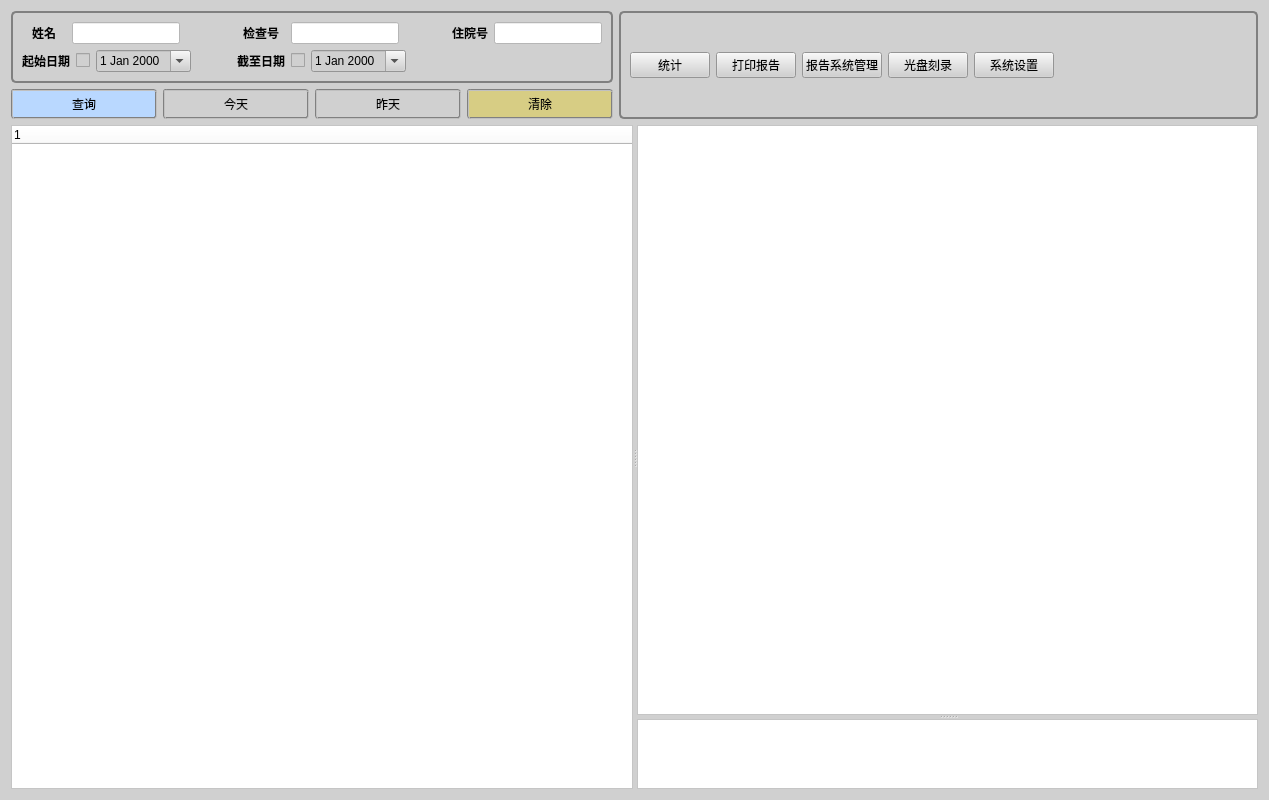
<?xml version="1.0" encoding="UTF-8"?>
<ui version="4.0">
 <class>Check</class>
 <widget class="QWidget" name="Check">
  <property name="geometry">
   <rect>
    <x>0</x>
    <y>0</y>
    <width>1269</width>
    <height>800</height>
   </rect>
  </property>
  <property name="sizePolicy">
   <sizepolicy hsizetype="Minimum" vsizetype="Minimum">
    <horstretch>0</horstretch>
    <verstretch>0</verstretch>
   </sizepolicy>
  </property>
  <property name="minimumSize">
   <size>
    <width>0</width>
    <height>0</height>
   </size>
  </property>
  <property name="font">
   <font>
    <family>微软雅黑</family>
    <pointsize>9</pointsize>
   </font>
  </property>
  <property name="windowTitle">
   <string>Form</string>
  </property>
  <property name="styleSheet">
   <string notr="true">background-color: rgb(208, 208, 208);
</string>
  </property>
  <layout class="QVBoxLayout" name="verticalLayout_3" stretch="1,200">
   <item>
    <layout class="QHBoxLayout" name="horizontalLayout_8">
     <item>
      <layout class="QVBoxLayout" name="verticalLayout_2">
       <item>
        <widget class="QFrame" name="frame">
         <property name="styleSheet">
          <string notr="true">QFrame{
font: bold 12px;
}
QFrame#frame{
border: 2px solid grey;
border-radius: 5px;
}</string>
         </property>
         <property name="frameShape">
          <enum>QFrame::Box</enum>
         </property>
         <property name="frameShadow">
          <enum>QFrame::Raised</enum>
         </property>
         <layout class="QVBoxLayout" name="verticalLayout">
          <item>
           <layout class="QGridLayout" name="gridLayout">
            <item row="0" column="0">
             <layout class="QHBoxLayout" name="horizontalLayout_4">
              <item>
               <widget class="QLabel" name="label_2">
                <property name="sizePolicy">
                 <sizepolicy hsizetype="Fixed" vsizetype="Fixed">
                  <horstretch>0</horstretch>
                  <verstretch>0</verstretch>
                 </sizepolicy>
                </property>
                <property name="text">
                 <string>姓名</string>
                </property>
               </widget>
              </item>
              <item>
               <widget class="QLineEdit" name="PatientNam">
                <property name="sizePolicy">
                 <sizepolicy hsizetype="Fixed" vsizetype="Fixed">
                  <horstretch>0</horstretch>
                  <verstretch>0</verstretch>
                 </sizepolicy>
                </property>
                <property name="styleSheet">
                 <string notr="true">background-color: rgb(255, 255, 255);</string>
                </property>
               </widget>
              </item>
             </layout>
            </item>
            <item row="0" column="1">
             <spacer name="horizontalSpacer_2">
              <property name="orientation">
               <enum>Qt::Horizontal</enum>
              </property>
              <property name="sizeType">
               <enum>QSizePolicy::Preferred</enum>
              </property>
              <property name="sizeHint" stdset="0">
               <size>
                <width>40</width>
                <height>20</height>
               </size>
              </property>
             </spacer>
            </item>
            <item row="0" column="2">
             <layout class="QHBoxLayout" name="horizontalLayout_5">
              <item>
               <widget class="QLabel" name="label">
                <property name="sizePolicy">
                 <sizepolicy hsizetype="Fixed" vsizetype="Preferred">
                  <horstretch>0</horstretch>
                  <verstretch>0</verstretch>
                 </sizepolicy>
                </property>
                <property name="text">
                 <string>检查号</string>
                </property>
               </widget>
              </item>
              <item>
               <widget class="QLineEdit" name="PatientID">
                <property name="sizePolicy">
                 <sizepolicy hsizetype="Fixed" vsizetype="Fixed">
                  <horstretch>0</horstretch>
                  <verstretch>0</verstretch>
                 </sizepolicy>
                </property>
                <property name="styleSheet">
                 <string notr="true">background-color: rgb(255, 255, 255);</string>
                </property>
               </widget>
              </item>
             </layout>
            </item>
            <item row="0" column="3">
             <spacer name="horizontalSpacer_3">
              <property name="orientation">
               <enum>Qt::Horizontal</enum>
              </property>
              <property name="sizeType">
               <enum>QSizePolicy::Preferred</enum>
              </property>
              <property name="sizeHint" stdset="0">
               <size>
                <width>40</width>
                <height>20</height>
               </size>
              </property>
             </spacer>
            </item>
            <item row="0" column="4">
             <layout class="QHBoxLayout" name="horizontalLayout_6">
              <item>
               <widget class="QLabel" name="label_5">
                <property name="text">
                 <string>住院号</string>
                </property>
               </widget>
              </item>
              <item>
               <widget class="QLineEdit" name="edt_accessionN">
                <property name="sizePolicy">
                 <sizepolicy hsizetype="Fixed" vsizetype="Fixed">
                  <horstretch>0</horstretch>
                  <verstretch>0</verstretch>
                 </sizepolicy>
                </property>
                <property name="styleSheet">
                 <string notr="true">background-color: rgb(255, 255, 255);</string>
                </property>
               </widget>
              </item>
             </layout>
            </item>
            <item row="1" column="0">
             <layout class="QHBoxLayout" name="horizontalLayout_10">
              <item>
               <widget class="QLabel" name="label_3">
                <property name="sizePolicy">
                 <sizepolicy hsizetype="Preferred" vsizetype="Fixed">
                  <horstretch>0</horstretch>
                  <verstretch>0</verstretch>
                 </sizepolicy>
                </property>
                <property name="text">
                 <string>起始日期</string>
                </property>
               </widget>
              </item>
              <item>
               <layout class="QHBoxLayout" name="horizontalLayout_2">
                <item>
                 <widget class="QCheckBox" name="begin_study_date_on">
                  <property name="text">
                   <string/>
                  </property>
                 </widget>
                </item>
                <item>
                 <widget class="QDateEdit" name="begin_study_date">
                  <property name="enabled">
                   <bool>true</bool>
                  </property>
                  <property name="contextMenuPolicy">
                   <enum>Qt::DefaultContextMenu</enum>
                  </property>
                  <property name="autoFillBackground">
                   <bool>false</bool>
                  </property>
                  <property name="styleSheet">
                   <string notr="true">QCalendarWidget{
    border: 2px solid green;
}
#qt_calendar_navigationbar {
background: rgba(215, 215, 215, 255);
}
QToolButton#qt_calendar_monthbutton::menu-indicator{
    subcontrol-origin: padding;
    subcontrol-position: center right;
    right: 3px;
    width: 10px;
}


QAbstractItemView {
    color: black;
    selection-color: white;
    selection-background-color: rgb(255, 174, 0);
}</string>
                  </property>
                  <property name="readOnly">
                   <bool>false</bool>
                  </property>
                  <property name="accelerated">
                   <bool>false</bool>
                  </property>
                  <property name="keyboardTracking">
                   <bool>true</bool>
                  </property>
                  <property name="showGroupSeparator" stdset="0">
                   <bool>false</bool>
                  </property>
                  <property name="calendarPopup">
                   <bool>true</bool>
                  </property>
                 </widget>
                </item>
               </layout>
              </item>
             </layout>
            </item>
            <item row="1" column="1">
             <spacer name="horizontalSpacer_4">
              <property name="orientation">
               <enum>Qt::Horizontal</enum>
              </property>
              <property name="sizeType">
               <enum>QSizePolicy::Preferred</enum>
              </property>
              <property name="sizeHint" stdset="0">
               <size>
                <width>40</width>
                <height>20</height>
               </size>
              </property>
             </spacer>
            </item>
            <item row="1" column="2">
             <layout class="QHBoxLayout" name="horizontalLayout_11">
              <item>
               <widget class="QLabel" name="label_4">
                <property name="text">
                 <string>截至日期</string>
                </property>
               </widget>
              </item>
              <item>
               <layout class="QHBoxLayout" name="horizontalLayout">
                <item>
                 <widget class="QCheckBox" name="end_study_date_on">
                  <property name="text">
                   <string/>
                  </property>
                 </widget>
                </item>
                <item>
                 <widget class="QDateEdit" name="end_study_date">
                  <property name="sizePolicy">
                   <sizepolicy hsizetype="Preferred" vsizetype="Fixed">
                    <horstretch>0</horstretch>
                    <verstretch>0</verstretch>
                   </sizepolicy>
                  </property>
                  <property name="styleSheet">
                   <string notr="true">QCalendarWidget{
    border: 2px solid green;
}
#qt_calendar_navigationbar {
background: rgba(215, 215, 215, 255);
}
QToolButton#qt_calendar_monthbutton::menu-indicator{
    subcontrol-origin: padding;
    subcontrol-position: center right;
    right: 3px;
    width: 10px;
}


QAbstractItemView {
    color: black;
    selection-color: white;
    selection-background-color: rgb(255, 174, 0);
}</string>
                  </property>
                  <property name="calendarPopup">
                   <bool>true</bool>
                  </property>
                 </widget>
                </item>
               </layout>
              </item>
             </layout>
            </item>
            <item row="1" column="3">
             <spacer name="horizontalSpacer">
              <property name="orientation">
               <enum>Qt::Horizontal</enum>
              </property>
              <property name="sizeType">
               <enum>QSizePolicy::Preferred</enum>
              </property>
              <property name="sizeHint" stdset="0">
               <size>
                <width>40</width>
                <height>20</height>
               </size>
              </property>
             </spacer>
            </item>
            <item row="1" column="4">
             <spacer name="horizontalSpacer_5">
              <property name="orientation">
               <enum>Qt::Horizontal</enum>
              </property>
              <property name="sizeType">
               <enum>QSizePolicy::Preferred</enum>
              </property>
              <property name="sizeHint" stdset="0">
               <size>
                <width>40</width>
                <height>20</height>
               </size>
              </property>
             </spacer>
            </item>
           </layout>
          </item>
         </layout>
        </widget>
       </item>
       <item>
        <layout class="QHBoxLayout" name="horizontalLayout_3">
         <item>
          <widget class="QPushButton" name="checkButton">
           <property name="sizePolicy">
            <sizepolicy hsizetype="Preferred" vsizetype="Fixed">
             <horstretch>0</horstretch>
             <verstretch>0</verstretch>
            </sizepolicy>
           </property>
           <property name="styleSheet">
            <string notr="true">QPushButton{
	background-color: rgb(185, 216, 255);
border:2px groove gray
;border-radius:3px;
padding:4px;
}

QPushButton:pressed{
background-color: gray;
border-radius: 3px;
padding: 4px;
}





</string>
           </property>
           <property name="text">
            <string>查询</string>
           </property>
           <property name="checkable">
            <bool>false</bool>
           </property>
          </widget>
         </item>
         <item>
          <widget class="QPushButton" name="today">
           <property name="autoFillBackground">
            <bool>false</bool>
           </property>
           <property name="styleSheet">
            <string notr="true">QPushButton{
border:2px groove gray
;border-radius:3px;
padding:4px;
}

QPushButton:pressed{
background-color: gray;
border-radius: 3px;
padding: 4px;
}</string>
           </property>
           <property name="text">
            <string>今天</string>
           </property>
           <property name="flat">
            <bool>false</bool>
           </property>
          </widget>
         </item>
         <item>
          <widget class="QPushButton" name="yesterday">
           <property name="styleSheet">
            <string notr="true">QPushButton{
border:2px groove gray
;border-radius:3px;
padding:4px;
}

QPushButton:pressed{
background-color: gray;
border-radius: 3px;
padding: 4px;
}</string>
           </property>
           <property name="text">
            <string>昨天</string>
           </property>
          </widget>
         </item>
         <item>
          <widget class="QPushButton" name="btn_clear_query_condition">
           <property name="styleSheet">
            <string notr="true">QPushButton{
background-color: rgba(226, 202, 16, 100);
border:2px groove gray
;border-radius:3px;
padding:4px;
}

QPushButton:pressed{
background-color: gray;
border-radius: 3px;
padding: 4px;
}</string>
           </property>
           <property name="text">
            <string>清除</string>
           </property>
          </widget>
         </item>
        </layout>
       </item>
      </layout>
     </item>
     <item>
      <widget class="QFrame" name="frame_2">
       <property name="styleSheet">
        <string notr="true">QFrame{
border: 2px solid grey;
border-radius: 5px;
}</string>
       </property>
       <property name="frameShape">
        <enum>QFrame::Box</enum>
       </property>
       <property name="frameShadow">
        <enum>QFrame::Raised</enum>
       </property>
       <layout class="QHBoxLayout" name="horizontalLayout_7">
        <item>
         <widget class="QPushButton" name="btn_statistics">
          <property name="styleSheet">
           <string notr="true"/>
          </property>
          <property name="text">
           <string>统计</string>
          </property>
          <property name="default">
           <bool>false</bool>
          </property>
          <property name="flat">
           <bool>false</bool>
          </property>
         </widget>
        </item>
        <item>
         <widget class="QPushButton" name="pushButton_3">
          <property name="text">
           <string>打印报告</string>
          </property>
         </widget>
        </item>
        <item>
         <widget class="QPushButton" name="btn_report_sys">
          <property name="text">
           <string>报告系统管理</string>
          </property>
         </widget>
        </item>
        <item>
         <widget class="QPushButton" name="pushButton_4">
          <property name="text">
           <string>光盘刻录</string>
          </property>
         </widget>
        </item>
        <item>
         <widget class="QPushButton" name="btn_sys_setting">
          <property name="text">
           <string>系统设置</string>
          </property>
         </widget>
        </item>
        <item>
         <spacer name="horizontalSpacer_6">
          <property name="orientation">
           <enum>Qt::Horizontal</enum>
          </property>
          <property name="sizeHint" stdset="0">
           <size>
            <width>119</width>
            <height>20</height>
           </size>
          </property>
         </spacer>
        </item>
       </layout>
      </widget>
     </item>
    </layout>
   </item>
   <item>
    <widget class="QSplitter" name="splitter_2">
     <property name="orientation">
      <enum>Qt::Horizontal</enum>
     </property>
     <widget class="TreeWidgetWithCheckBox" name="pati_list">
      <property name="styleSheet">
       <string notr="true">background-color: rgb(255, 255, 255);</string>
      </property>
      <column>
       <property name="text">
        <string notr="true">1</string>
       </property>
      </column>
     </widget>
     <widget class="QSplitter" name="splitter">
      <property name="orientation">
       <enum>Qt::Vertical</enum>
      </property>
      <widget class="TableWidget" name="pati_table">
       <property name="styleSheet">
        <string notr="true">background-color: rgb(255, 255, 255);</string>
       </property>
      </widget>
      <widget class="QScrollArea" name="scrollArea">
       <property name="styleSheet">
        <string notr="true">background-color: rgb(255, 255, 255);</string>
       </property>
       <property name="widgetResizable">
        <bool>true</bool>
       </property>
       <widget class="QWidget" name="scrollAreaWidgetContents">
        <property name="geometry">
         <rect>
          <x>0</x>
          <y>0</y>
          <width>621</width>
          <height>69</height>
         </rect>
        </property>
       </widget>
      </widget>
     </widget>
    </widget>
   </item>
  </layout>
 </widget>
 <customwidgets>
  <customwidget>
   <class>TreeWidgetWithCheckBox</class>
   <extends>QTreeWidget</extends>
   <header>treewidgetwithcheckbox.h</header>
  </customwidget>
  <customwidget>
   <class>TableWidget</class>
   <extends>QTableWidget</extends>
   <header>tablewidget.h</header>
  </customwidget>
 </customwidgets>
 <resources/>
 <connections/>
</ui>
